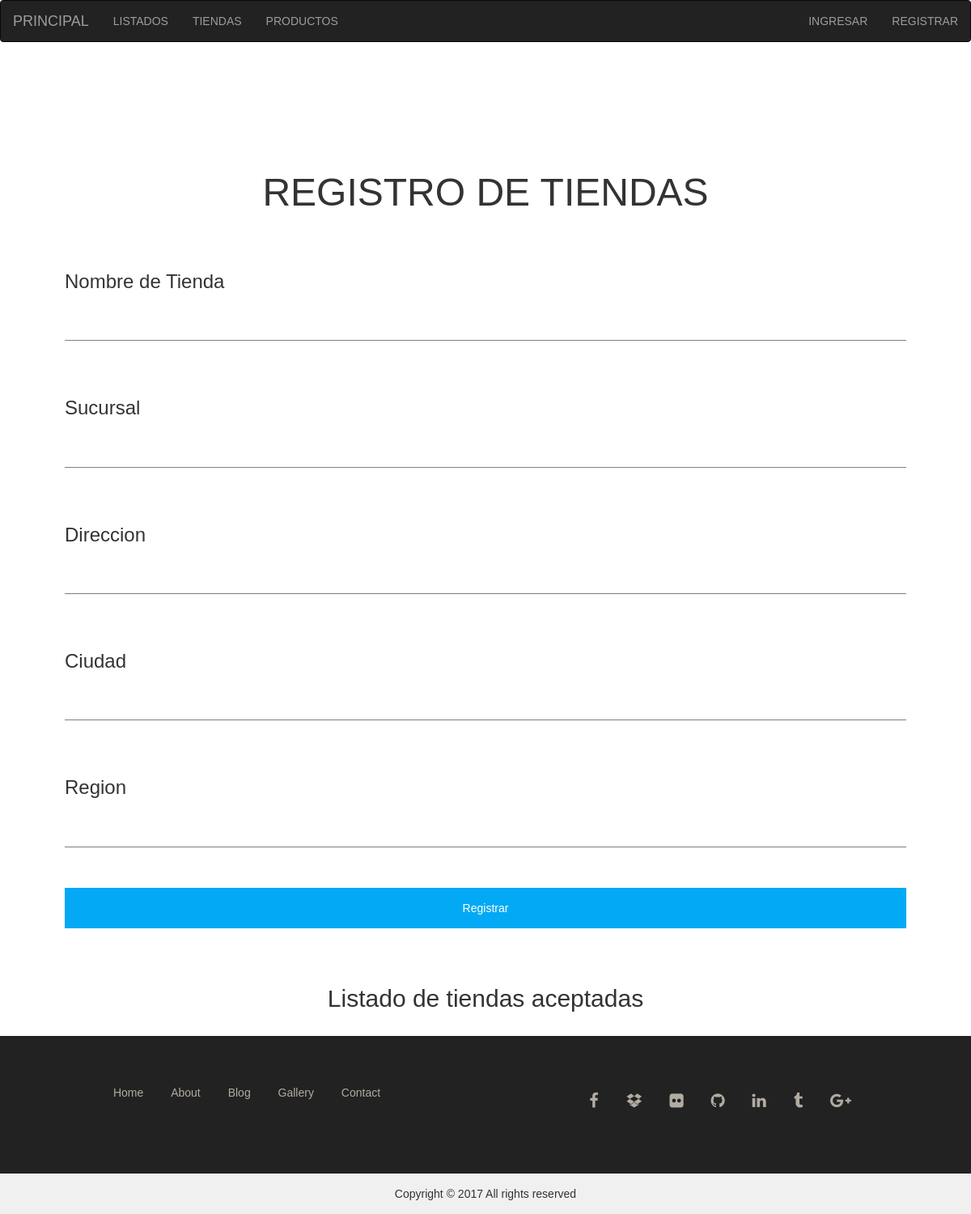
Before: /tiendas/ with the older database file.
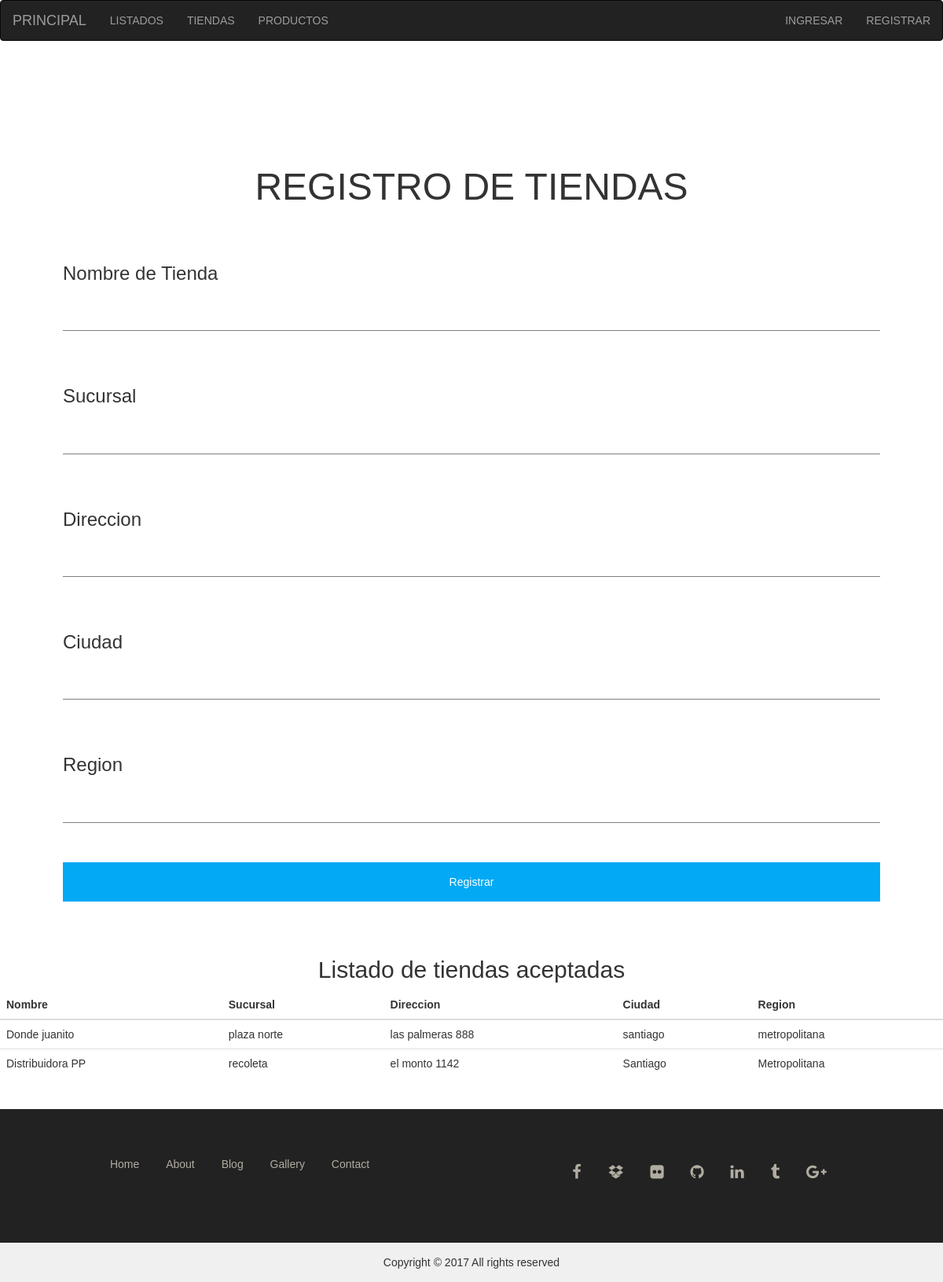
After: the same page with the newer database file.
### registro/models.py (models this page shows)
class Tienda(models.Model):
    nombre = models.CharField(max_length = 100)
    sucursal = models.CharField(max_length = 100)
    direccion = models.CharField(max_length = 100)
    ciudad = models.CharField(max_length = 100)
    region = models.CharField(max_length = 100)
    aprobado = models.BooleanField(default=False)

### registro/views.py (the view)
# urls.py: path('tiendas/',views.tiendas, name="tiendas"),
def tiendas(request):
    tiendas = Tienda.objects.all()
    contexto = {'tiendas': tiendas}
    return render(request,'tiendas.html', contexto)

### registro/templates/tiendas.html (shortened to what the changed rows need)
{% load static %}
<!DOCTYPE html>
<html lang="es">
<head>
    <link href="//netdna.bootstrapcdn.com/bootstrap/3.0.0/css/bootstrap.min.css" rel="stylesheet" id="bootstrap-css">
    <link href="//maxcdn.bootstrapcdn.com/bootstrap/3.3.0/css/bootstrap.min.css" rel="stylesheet" id="bootstrap-css">
    <link href="//maxcdn.bootstrapcdn.com/font-awesome/4.2.0/css/font-awesome.min.css" rel="stylesheet">
    <link rel="stylesheet" href="//netdna.bootstrapcdn.com/bootstrap/3.1.0/css/bootstrap.min.css">
    <link rel="stylesheet" href="{% static 'css/tiendas.css' %}">
</head>
<body>
    <div class="container-fluid">
        <div class="container">
            <div class="formBox">
                <form action="crear_T" method="POST">
                    <div class="row">
                        <div class="col-sm-12">
                            <h1>Registro de tiendas</h1>
                        </div>
                    </div>
                </form>
            </div>
        </div>
    </div>
    <div class="row" >
        <div class="col-sm-12" >
            <h2 style="text-align: center;">Listado de tiendas aceptadas</h2>
        </div>
    </div>
    {% if tiendas %}
    <table class="table">
        <thead>
            <tr>
                <th>Nombre</th>
                <th>Sucursal</th>
                <th>Direccion</th>
                <th>Ciudad</th>
                <th>Region</th>
            </tr>
        </thead>
        <tbody>
            {% for l in tiendas %}
            {% if l.aprobado %}
            <tr>
                <td>{{l.nombre}}</td>
                <td>{{l.sucursal}}</td>
                <td>{{l.direccion}}</td>
                <td>{{l.ciudad}}</td>
                <td>{{l.region}}</td>
            {% endif %}
            {% endfor %}
        </tbody>
    </table>
    {% endif %}
        <br>
</body>
</html>

Changed rows visible on the page:
added Tienda: nombre "Donde juanito", sucursal "plaza norte", direccion "las palmeras 888", ciudad "santiago", region "metropolitana"
added Tienda: nombre "Distribuidora PP", sucursal "recoleta", direccion "el monto 1142", ciudad "Santiago", region "Metropolitana"
Other visible differences:
text now shown: "Nombre Sucursal Direccion Ciudad Region"
